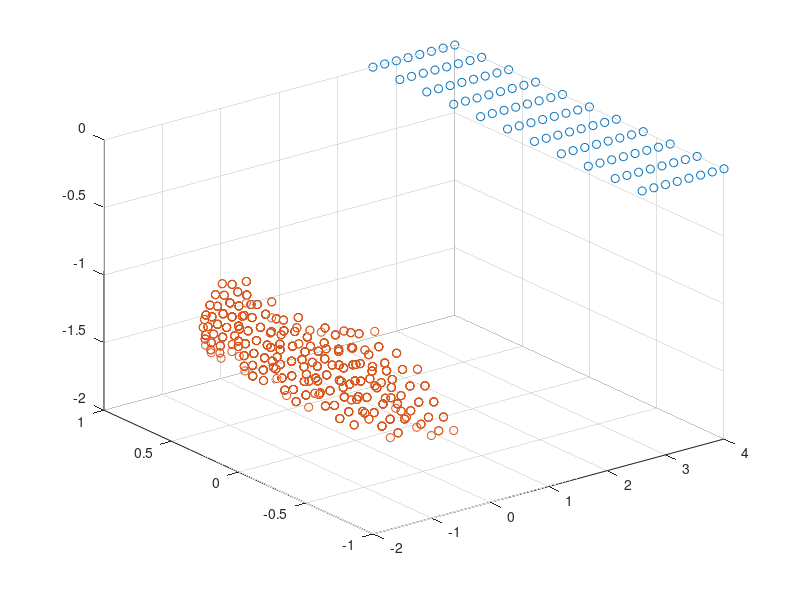
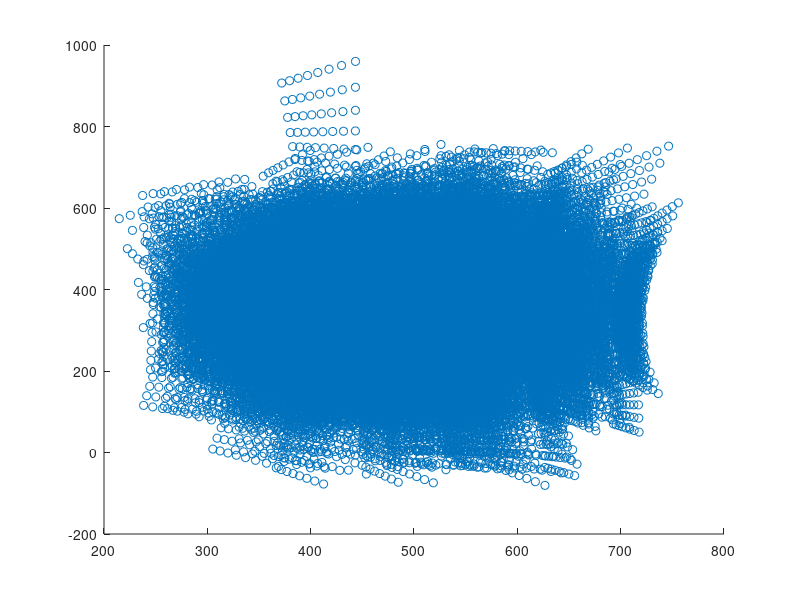

Source code (MATLAB) for these figures, in order:
[sprays_x, sprays_y] = meshgrid(2.6 : 0.2 : 4.0, -1.0 : 0.2 : 1.0);
sprays_x = reshape(sprays_x, [], 1);
sprays_y = reshape(sprays_y, [], 1);
% scatter(sprays_x, sprays_y);
% figure();

gt_proj = [
	434.8289178042981	0					500.5	0;
	0					434.8289178042981	330.5	0;
	0					0					1		0
];
gt_camera = [
	1 0 0 0;
	0 0 1 0;
	0 1 0 0;
	0 0 0 1
]';
gt_sprayhead = [
	1 0 0 0;
	0 1 0 0;
	0 0 1 0;
	0 0 0 1
];

take_poses = csvread('arm_positions.csv');
take_poses = take_poses(:, 1 : end - 1);
take_poses = reshape(take_poses, [], 4, 4);

camera_poses = nan(size(take_poses));
for i = 1 : size(camera_poses, 1)
	take_poses(i, :, :) = squeeze(take_poses(i, :, :))';
	camera_poses(i, :, :) = gt_camera * squeeze(take_poses(i, :, :));
end

scatter3(sprays_x, sprays_y, zeros(size(sprays_x)));
hold on;
scatter3(camera_poses(:, 1, 4), camera_poses(:, 2, 4), camera_poses(:, 3, 4));
hold off;
figure();

data_lines = nan(size(take_poses, 1) * size(sprays_x, 1), 34);
i = 1;
for t = 1 : size(take_poses, 1)
	take_pose = squeeze(take_poses(t, :, :));
	take_flat = reshape(take_pose, [], 1);
	camera_pose = squeeze(camera_poses(t, :, :));
	
	for p = 1 : size(sprays_x, 1)
		spray_matrix = [
			-1 0  0 sprays_x(p);
			0  1  0 sprays_y(p);
			0  0 -1 0.2;
			0  0  0 1
		];
		spraymat_flat = reshape(spray_matrix, [], 1);
		
		point = [sprays_x(p); sprays_y(p); 0; 1];
		
		spraypoint_transformed = camera_pose * point;
		
		spraypoint_projected = gt_proj * spraypoint_transformed;
		
		data_lines(i, :) = [
			take_flat' spraymat_flat' (spraypoint_projected(1) / spraypoint_projected(3)) (spraypoint_projected(2) / spraypoint_projected(3))
		];
		i = i + 1;
	end
end

scatter(data_lines(:, 33), data_lines(:, 34));

csvwrite('synthetic_data.csv', data_lines);